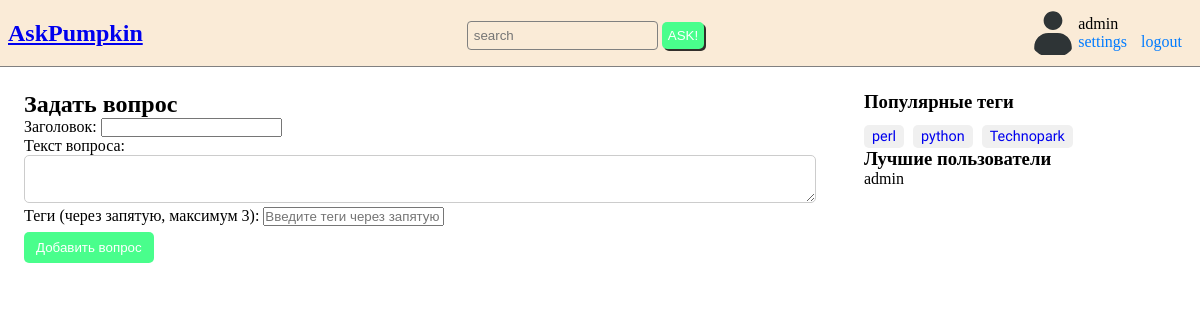
The page /ask/ (signed in) on the database as committed earlier.
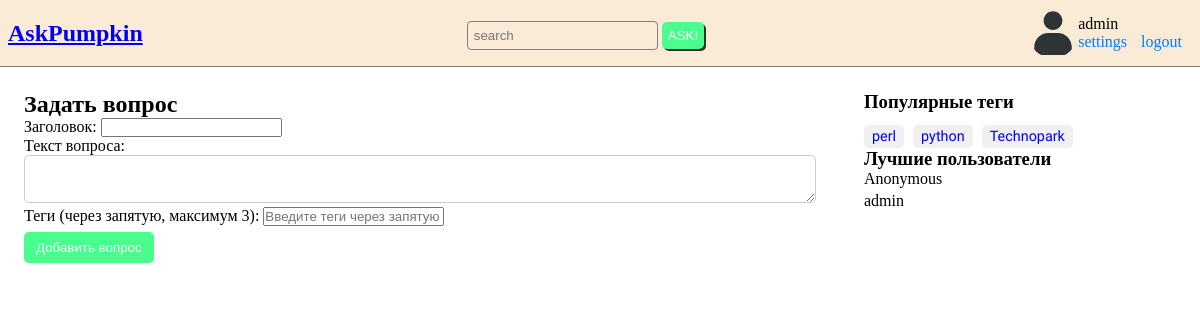
The same page on the database as committed later.
### core/models.py (models this page shows, shortened)
class User(AbstractUser):
    avatar = models.ImageField(upload_to='avatars', null=True, blank=True)
    class Meta:
        verbose_name = 'Пользователь'
        verbose_name_plural = 'Пользователи'

class Tag(models.Model):
    class Meta:
        verbose_name = 'Тег'
        verbose_name_plural = 'Теги'
    title = models.CharField(max_length=200, verbose_name="Название тега")

### core/views.py (the view, shortened to what this page needs)
# urls.py: path('ask/', views.AskQuestionView.as_view(), name='ask_question'),
@method_decorator(login_required, name='dispatch')
class AskQuestionView(View):
    def get(self, request):
        context = {
            'title_input': '',
            'detailed_input': '',
            'tags_input': '',
            'form_errors_title': [],
            'form_errors_detailed': [],
            'form_errors_tags': [],
            **common_context()
        }
        return render(request, 'core/ask.html', context)

### core/views.py (called while the page is built)
def common_context():
    User = get_user_model()
    return {
        'tags': Tag.objects.all(),
        'best_users': User.objects.order_by('-id')[:5],
    }

### core/templates/core/ask.html (shortened to what this page needs)
{% load static %}
<!DOCTYPE html>
<html lang="ru">
<head>
    <link rel="stylesheet" href="{% static 'css/style.css' %}">
    <link rel="stylesheet" href="https://code.jquery.com/ui/1.13.2/themes/base/jquery-ui.css">
</head>
<body>
    <header>
        <div class="logo">
            <a href="{% url 'index' %}">AskPumpkin</a>
        </div>
        <div class="search">
            <input type="text" name="search" placeholder="search">
            <button class="search-button">ASK!</button>
        </div>
        <div class="profile">
            {% if user.is_authenticated %}
                <div class="avatar">
                    {% if user.avatar %}
                        <img src="{{ user.avatar.url }}" alt="{{ user.username }}">
                    {% else %}
                        <img src="{% static 'images/avatar-default.svg' %}" alt="{{ user.username }}">
                    {% endif %}
                </div>
                <div class="profile-info">
                    <p>{{ user.username }}</p>
                    <div class="profile-actions">
                        <a href="{% url 'user_settings' %}">settings</a>
                        <a href="{% url 'logout_view' %}">logout</a>
                    </div>
                </div>
            {% else %}
                <div class="profile-info">
                    <p>Вы не авторизованы</p>
                    <a href="{% url 'login' %}">Login</a>
                    <a href="{% url 'signup' %}">Signup</a>
                </div>
            {% endif %}
        </div>
    </header>
<main>
<div class="main-container">
    <h2>Задать вопрос</h2>
    <form method="post" action="">
        <div class="form-field">
            <label for="id_title">Заголовок:</label>
            <input type="text" id="id_title" name="title" maxlength="200" value="{{ title_input|default:'' }}">
        </div>
        <div class="form-field">
            <label for="id_detailed">Текст вопроса:</label>
            <textarea id="id_detailed" name="detailed">{{ detailed_input|default:'' }}</textarea>
        </div>
        <div class="form-field">
            <label for="id_tags">Теги (через запятую, максимум 3):</label>
            <input type="text" id="id_tags" name="tags" placeholder="Введите теги через запятую" value="{{ tags_input|default:'' }}">
        </div>
        <button type="submit">Добавить вопрос</button>
    </form>
</div>
<aside>
    <div class="tags-container">
        <h3>Популярные теги</h3>
        <div class="tags">
            {% for tag in tags %}
                <a href="{% url 'tag_page' tag.title %}" class="tag">{{ tag.title }}</a>
            {% endfor %}
        </div>
    </div>
    <div class="best-users">
        <h3>Лучшие пользователи</h3>
        <ul>
            {% for user in best_users %}
                <li>{{ user.username }}</li>
            {% endfor %}
        </ul>
    </div>
</aside>
</main>
</body>
</html>

### core/static/css/style.css (style rules this page uses)
:root { --primary_green: #49fe8c; }
* { box-sizing: border-box; padding: 0; margin: 0; }
header { width: 100%; display: flex; justify-content: space-between; align-items: center; padding: 8px; gap: 12px; background-color: antiquewhite; border-bottom: 1px solid gray; }
header input[type="text"] { outline: none; background: none; border: 1px solid gray; border-radius: 4px; padding: 6px; min-width: 32%; }
header .search-button { border: none; color: white; background-color: var(--primary_green); padding: 6px; -webkit-box-shadow: 2px 2px 0px 0px rgba(0, 0, 0, 0.8); -moz-box-shadow: 2px 2px 0px 0px rgba(0, 0, 0, 0.8); box-shadow: 2px 2px 0px 0px rgba(0, 0, 0, 0.8); }
header .logo { font-size: 24px; font-weight: 700; }
main { display: flex; justify-content: start; }
.main-container { margin-top: 24px; width: 70%; padding: 0 24px; }
aside { margin-top: 24px; width: 30%; padding: 0 24px; }
.tags-container { display: flex; flex-direction: column; }
.tag { background-color: #f0f0f0; padding: 3px 8px; border-radius: 5px; margin-right: 5px; font-size: 0.9em; text-decoration: none; }
.tags { display: flex; gap: 4px; flex-wrap: wrap; margin-top: 12px; font-family: "Coming Soon", cursive; }
.best-users ul { list-style: none; padding: 0; }
.best-users li { margin-bottom: 4px; }
.avatar { width: 50px; height: 50px; }
.profile { display: flex; align-items: center; justify-content: flex-start; }
.avatar img { width: 50px; height: 50px; border-radius: 50%; object-fit: cover; margin-right: 15px; }
.profile-info { display: flex; flex-direction: column; align-items: flex-start; }
.profile-actions a { margin-right: 10px; text-decoration: none; color: #007bff; }
textarea { width: 100%; padding: 8px; border: 1px solid #ccc; border-radius: 5px; resize: vertical; }
button { margin-top: 6px; background-color: var(--primary_green); color: white; border: none; padding: 8px 12px; border-radius: 5px; cursor: pointer; }

Rows that differ between the two databases and show on the page:
added User: username "Anonymous"
